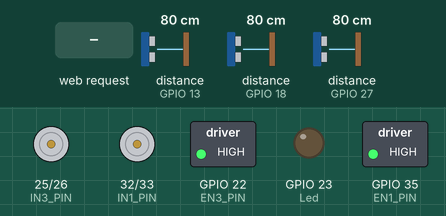
Recording of a sketch running on a simulated ESP32. Shown: motor-driver pin pairs drawn as motors (green arrow = first pin HIGH = forward, orange = second pin HIGH = backward, longer = more drive), switched loads named in the sketch (green lamp = pin HIGH), output pins drawn as LEDs (lit = HIGH). Wiring (inferred from the names in the program): 3 × ultrasonic range finder: trigger GPIO 5, echo GPIO 18 / trigger GPIO 12, echo GPIO 13 / trigger GPIO 14, echo GPIO 27. Dashed ring = blinking. The test bench sets the inputs (shaded band); at power-on: distance to the obstacle (sensors on GPIO 13, GPIO 18, GPIO 27) 80 cm. The echo pulse lasts 58.3 µs per cm; WiFi joins after 1.5 s; servers stay silent unless stated; pins used as bus, display or sensor lines are not drawn; what the sketch prints to the serial monitor is not drawn.

Above: at 2.7 s.
2.8 s: distance to the obstacle (sensor on GPIO 13) set to 13 cm
4.3 s: distance to the obstacle (sensor on GPIO 13) set to 10 cm
At 4.7 s:
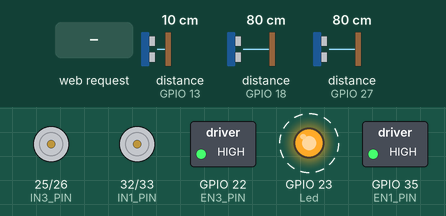
7.3 s: HTTP request GET /F received
At 8.7 s:
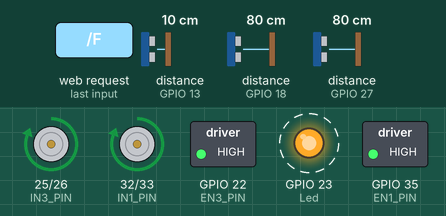
10.3 s: HTTP request GET /B received
At 11.7 s:
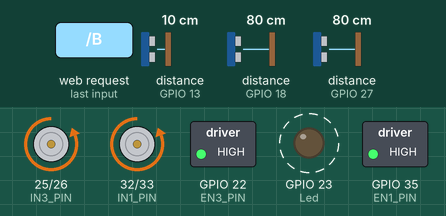
13.3 s: HTTP request GET /L received
At 14.8 s:
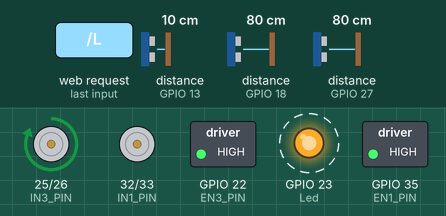
16.3 s: HTTP request GET /R received
At 17.8 s:
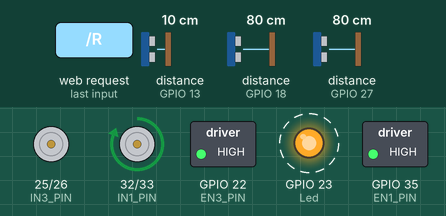
Timing chart, 0 to 20.3 s (numbered marks = the images above; inputs shaded):
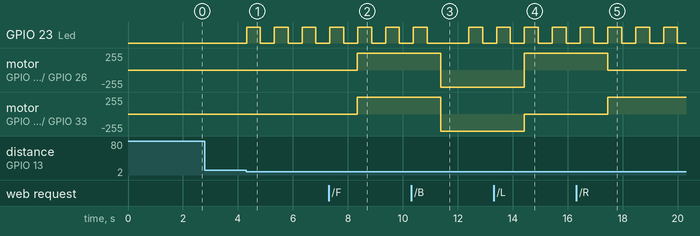

Measured:
- the behaviour switches between 12 and 11 cm on distance to the obstacle (sensor on GPIO 13) (found by bisection; images 0 and 1)
- after the input at 2.8 s, every drawn part: stays the same
- after the input at 4.3 s, GPIO 23 (Led): alternates HIGH for 0.50 s and LOW for 0.51 s, starting at once
- after the input at 7.3 s, motor on GPIO 25 (IN3_PIN) / GPIO 26 (IN4_PIN), motor on GPIO 32 (IN1_PIN) / GPIO 33 (IN2_PIN): stopped → forward 255/255 after 1.0 s
- after the input at 10.3 s, GPIO 23 (Led): LOW → HIGH after 2.1 s, → LOW 0.50 s later; motor on GPIO 25 (IN3_PIN) / GPIO 26 (IN4_PIN), motor on GPIO 32 (IN1_PIN) / GPIO 33 (IN2_PIN): forward 255/255 → backward 255/255 after 1.1 s
- after the input at 13.3 s, motor on GPIO 25 (IN3_PIN) / GPIO 26 (IN4_PIN): backward 255/255 → forward 255/255 after 1.1 s; motor on GPIO 32 (IN1_PIN) / GPIO 33 (IN2_PIN): backward 255/255 → stopped after 1.1 s
- after the input at 16.3 s, motor on GPIO 25 (IN3_PIN) / GPIO 26 (IN4_PIN): forward 255/255 → stopped after 1.1 s; motor on GPIO 32 (IN1_PIN) / GPIO 33 (IN2_PIN): stopped → forward 255/255 after 1.1 s

The sketch:

Step_8_MotorsWebpage.ino
```cpp
/*
Buttons added onto the webpage to control the motors from your computer
*/

#include <WiFi.h>

// WiFi credentials
const char* ssid     = "DJ";
const char* password = "Johnson1";

// Server setup
WiFiServer server(80);

// Define LED, buzzer, and ultrasonic sensor pins
const int Led = 23;          // Red LED pin
const int buzzerPin = 19;    // Buzzer pin
const int trigPin1 = 5;      // Ultrasonic sensor 1 trigger pin
const int echoPin1 = 18;     // Ultrasonic sensor 1 echo pin
const int trigPin2 = 12;     // Ultrasonic sensor 2 trigger pin
const int echoPin2 = 13;     // Ultrasonic sensor 2 echo pin
const int trigPin3 = 14;     // Ultrasonic sensor 3 trigger pin
const int echoPin3 = 27;     // Ultrasonic sensor 3 echo pin

// Motor 1 Pins

#define EN1_PIN  35
#define IN1_PIN  32
#define IN2_PIN  33

// Motor 2 Pins
#define EN3_PIN  22
#define IN3_PIN  25
#define IN4_PIN  26

// PWM setup for the buzzer
const int buzzerChannel = 0;
const int buzzerFrequency = 1000;
const int buzzerResolution = 8;

// Distance thresholds (in centimeters)
const int warningDistance = 10;
const int criticalDistance = 5;

void setup() {
    Serial.begin(115200);
    pinMode(Led, OUTPUT);

    pinMode(trigPin1, OUTPUT);
    pinMode(echoPin1, INPUT);
    pinMode(trigPin2, OUTPUT);
    pinMode(echoPin2, INPUT);
    pinMode(trigPin3, OUTPUT);
    pinMode(echoPin3, INPUT);

    pinMode(EN1_PIN, OUTPUT);
    pinMode(IN1_PIN, OUTPUT);
    pinMode(IN2_PIN, OUTPUT);
    pinMode(EN3_PIN, OUTPUT);
    pinMode(IN3_PIN, OUTPUT);
    pinMode(IN4_PIN, OUTPUT);

    digitalWrite(EN1_PIN, HIGH);
    digitalWrite(EN3_PIN, HIGH);

    digitalWrite(IN1_PIN, LOW);
    digitalWrite(IN2_PIN, LOW);
    digitalWrite(IN3_PIN, LOW);
    digitalWrite(IN4_PIN, LOW);

    ledcSetup(buzzerChannel, buzzerFrequency, buzzerResolution);
    ledcAttachPin(buzzerPin, buzzerChannel);

    Serial.print("Connecting to WiFi...");
    WiFi.begin(ssid, password);
    while (WiFi.status() != WL_CONNECTED) {
        delay(500);
        Serial.print(".");
    }
    Serial.println("WiFi connected.");
    Serial.println(WiFi.localIP());
    server.begin();
}

void loop() {
    WiFiClient client = server.available();
    int distance1 = getDistance(trigPin1, echoPin1);
    int distance2 = getDistance(trigPin2, echoPin2);
    int distance3 = getDistance(trigPin3, echoPin3);

    bool objectDetected = (distance1 <= warningDistance || distance2 <= warningDistance || distance3 <= warningDistance);
    bool objectClose = (distance1 <= criticalDistance || distance2 <= criticalDistance || distance3 <= criticalDistance);

    if (objectClose) {
        alert(true);
    } else if (objectDetected) {
        alert(false);
    } else {
        digitalWrite(Led, LOW);
        ledcWrite(buzzerChannel, 0);
    }

    if (client) {
        Serial.println("New Client.");
        String currentLine = "";
        while (client.connected()) {
            if (client.available()) {
                char c = client.read();
                Serial.write(c);
                if (c == '\n') {
                    if (currentLine.length() == 0) {
                        client.println("HTTP/1.1 200 OK");
                        client.println("Content-type:text/html");
                        client.println();
                        client.println("<html><body>");
                        client.println("<h1>ESP32 Control Panel</h1>");
                        client.println("<button onclick=\"location.href='/F'\">Forward</button>");
                        client.println("<button onclick=\"location.href='/B'\">Backward</button>");
                        client.println("<button onclick=\"location.href='/L'\">Left</button>");
                        client.println("<button onclick=\"location.href='/R'\">Right</button>");
                        client.println("<button onclick=\"location.href='/S'\">Stop</button>");
                        client.println("</body></html>");
                        client.println();
                        break;
                    } else {
                        currentLine = "";
                    }
                } else if (c != '\r') {
                    currentLine += c;
                }
                if (currentLine.endsWith("GET /S")) stopMotors();
                if (currentLine.endsWith("GET /F")) moveForward();
                if (currentLine.endsWith("GET /B")) moveBackward();
                if (currentLine.endsWith("GET /L")) turnLeft();
                if (currentLine.endsWith("GET /R")) turnRight();

            }
        }
        client.stop();
        Serial.println("Client Disconnected.");
    }
}

int getDistance(int trigPin, int echoPin) {
    digitalWrite(trigPin, LOW);
    delayMicroseconds(2);
    digitalWrite(trigPin, HIGH);
    delayMicroseconds(10);
    digitalWrite(trigPin, LOW);
    long duration = pulseIn(echoPin, HIGH);
    return duration * 0.034 / 2;
}

void alert(bool fast) {
    int delayTime = fast ? 100 : 500;
    digitalWrite(Led, HIGH);
    //ledcWrite(buzzerChannel, 128);
    delay(delayTime);
    digitalWrite(Led, LOW);
    //ledcWrite(buzzerChannel, 0);
    delay(delayTime);
}

void moveForward() {
    digitalWrite(IN1_PIN, HIGH);
    digitalWrite(IN2_PIN, LOW);
    digitalWrite(IN3_PIN, HIGH);
    digitalWrite(IN4_PIN, LOW);
}

void moveBackward() {
    digitalWrite(IN1_PIN, LOW);
    digitalWrite(IN2_PIN, HIGH);
    digitalWrite(IN3_PIN, LOW);
    digitalWrite(IN4_PIN, HIGH);
    delay(1000);
}

void turnLeft() {
    digitalWrite(IN1_PIN, LOW);
    digitalWrite(IN2_PIN, LOW);
    digitalWrite(IN3_PIN, HIGH);
    digitalWrite(IN4_PIN, LOW);
}

void turnRight() {
    digitalWrite(IN1_PIN, HIGH);
    digitalWrite(IN2_PIN, LOW);
    digitalWrite(IN3_PIN, LOW);
    digitalWrite(IN4_PIN, LOW);
}

void stopMotors() {
    digitalWrite(IN1_PIN, LOW);
    digitalWrite(IN2_PIN, LOW);
    digitalWrite(IN3_PIN, LOW);
    digitalWrite(IN4_PIN, LOW);
    delay(1000);
}
```
